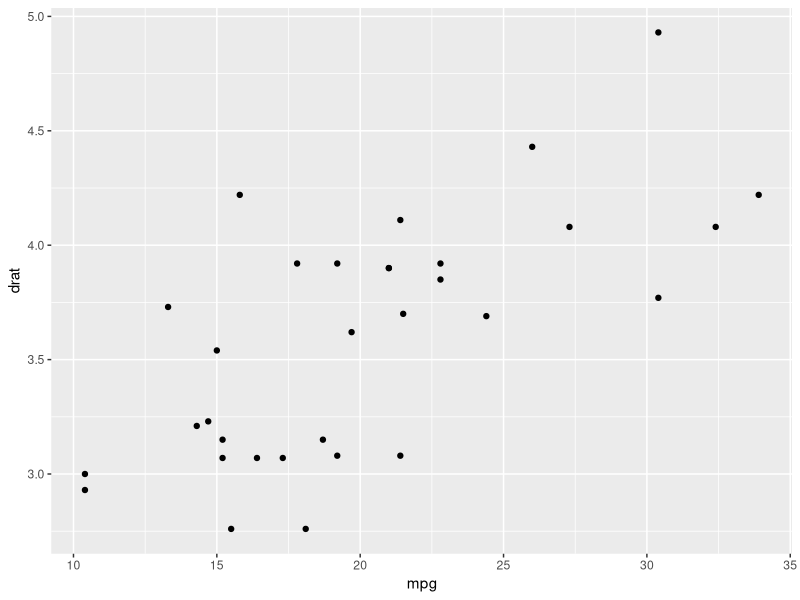

This chart was generated by the following R code:
## ---- chunk 1
#| fig-cap: "Наш код на R"
#| label: "fig-code_r"
#| echo: false
#| warning: false
#| message: false

library(tidyverse)
mtcars |> 
  ggplot(aes(mpg,drat))+
  geom_point()
